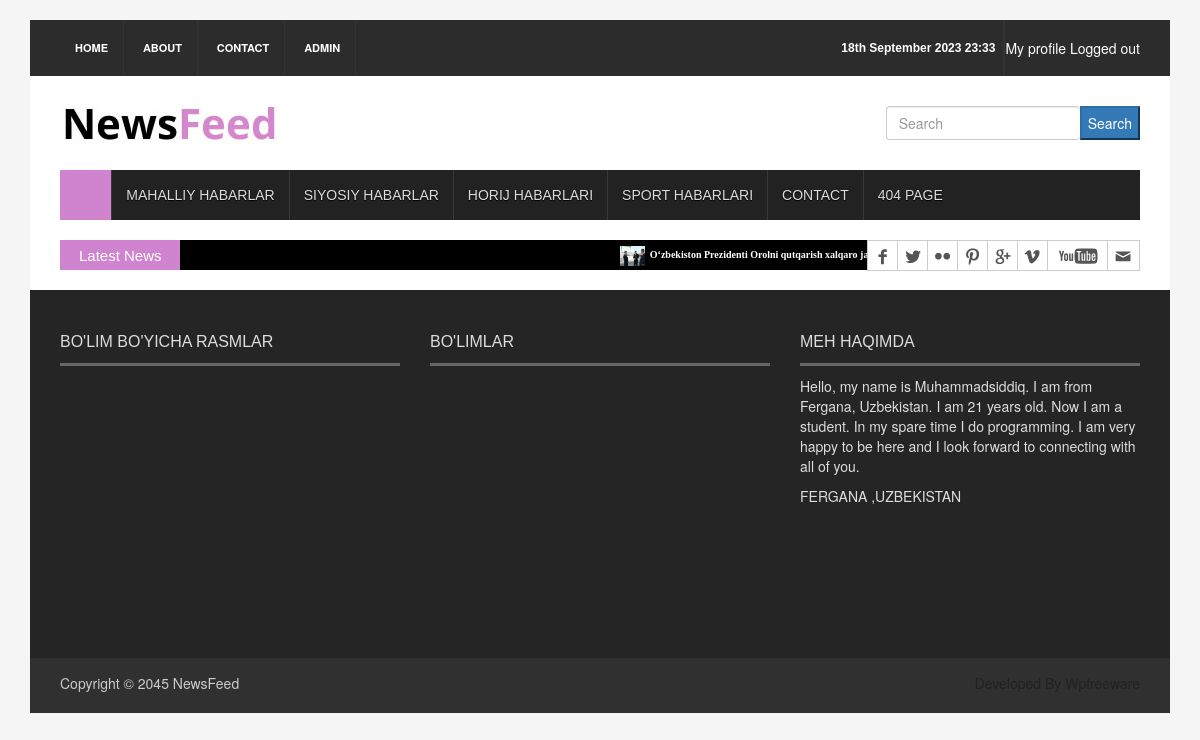
Screenshot of /about/ (signed in) with the database file from the repository.
### news_app/models.py (models this page shows, shortened)
class News(models.Model):
    class Status(models.TextChoices):
        Draft = 'DF', 'Draft'
        Published = 'PB', 'Published'
    title = models.CharField(max_length=250)
    slug = models.CharField(max_length=250)
    body = models.TextField()
    image = models.ImageField(upload_to='images/')
    category = models.ForeignKey(
        Category,
        on_delete=models.CASCADE
    )
    publish_time = models.DateTimeField(default=timezone.now)
    create_time = models.DateTimeField(auto_now_add=True)
    upload_time = models.DateTimeField(auto_now=True)
    status = models.CharField(
        max_length=2,
        choices=Status.choices,
        default=Status.Draft
    )
    views=models.IntegerField(default=0)
    objects = models.Manager()
    published = PublishedManager()
    class Meta:
        ordering = ['-publish_time']

### news_app/views.py (the view)
# urls.py: path('about/', about_view, name='about'),
def about_view(request):
    context = {
    }
    return render(request, 'about.html', context)

### news_app/context_processor.py (called while the page is built)
def context_processor(request):
    last_news = News.published.all().order_by('-publish_time')[:8]
    news_list = News.published.all().order_by('-publish_time')[:5]
    local_news = News.published.all().filter(category__name='Mahalliy')[:18]
    sport = News.published.all().filter(category__name='Sport')[:5]
    siyosat = News.published.all().filter(category__name='Siyosat')[:5]
    xorij = News.published.all().filter(category__name='Xorij')[:5]
    context = {
        'news_list': news_list,
        'local_news': local_news,
        'sport': sport,
        'siyosat': siyosat,
        'xorij': xorij,
        'last_news': last_news
    }
    return context

### news_app/models.py (called while the page is built)
    def get_queryset(self):
        return super().get_queryset().filter(status=News.Status.Published)

### template/about.html (shortened to what this page needs)
{%extends 'base.html'%}

### template/base.html (shortened to what this page needs)
{%load static%}
<!DOCTYPE html>
<html>
<head>
<link rel="stylesheet" type="text/css" href="{%static 'css/bootstrap.min.css'%}">
<link rel="stylesheet" type="text/css" href="{%static 'css/font-awesome.min.css'%}">
<link rel="stylesheet" type="text/css" href="{%static 'css/animate.css'%}">
<link rel="stylesheet" type="text/css" href="{%static 'css/font.css'%}">
<link rel="stylesheet" type="text/css" href="{%static 'css/li-scroller.css'%}">
<link rel="stylesheet" type="text/css" href="{%static 'css/slick.css'%}">
<link rel="stylesheet" type="text/css" href="{%static 'css/jquery.fancybox.css'%}">
<link rel="stylesheet" type="text/css" href="{%static 'css/theme.css'%}">
<link rel="stylesheet" type="text/css" href="{%static 'css/style.css'%}">
</head>
<body>
<div class="container">
  <header id="header">
    <div class="row">
      <div class="col-lg-12 col-md-12 col-sm-12">
        <div class="header_top " style="display: flex; justify-content:space-between;">
          <div class="header_top_left">
            <ul class="top_nav">
              <li><a href="{%url 'index_view'%}">Home</a></li>
              <li><a href="{%url 'about'%}">About</a></li>
              <li><a href="{%url 'contact_view'%}">Contact</a></li>
              {% if user.is_authenticated and user.is_superuser %}
              <li><a href="{%url 'admin_page'%}">Admin</a></li>
              {%endif%}
            </ul>
          </div>
          <div class="header_top_right " style="width:55%; display: flex; justify-content:right; align-items: center;">
            <p >{% now 'jS F Y H:i'%}</p>
            <div class="border " style="border:1px solid #333 ;  height: 100%;"></div>
            <div >
            {%if request.user.is_authenticated%}
            <a  style="color:#fff;" href="{% url 'profile' %}">My profile </a>
            <a  style="color:#fff;" href="{% url 'logout' %}">Logged out </a>
            {%else%}
            <a  style="color:#fff;" href="{% url 'login' %}">Login </a>
            <a  style="color:#fff;" href="{% url 'logout' %}">Logged out </a>
            {%endif%}
            </div>
          </div>
        </div>
      </div>
      <div class="col-lg-12 col-md-12 col-sm-12">
        <div class="header_bottom" style="display: flex; justify-content: space-between; align-items:center;"  >
          <div class="logo_area"><a href="{% url 'index_view'%}" class="logo"><img src="{%static 'images/logo.jpg'%}" alt=""></a></div>
          <form action="{%url 'search_result'%}"method="get">
            <div style="display: flex;">
              <input class="form-control" id="floatingInput" placeholder="Search" name="q" style="border-right:none;">
              <button type="submit" class="btn-primary">Search</button>
            </div>
            </form>
        </div>
      </div>
    </div>
  </header>
  <section id="navArea">
    <nav class="navbar navbar-inverse" role="navigation">
      <div id="navbar" class="navbar-collapse collapse">
        <ul class="nav navbar-nav main_nav">
          <li class="active"><a href="{%url 'index_view'%}"><span class="fa fa-home desktop-home"></span><span class="mobile-show">Home</span></a></li>
          <li><a href="{% url 'local_news'%}">Mahalliy habarlar</a></li>
          <li class="dropdown"> <a href="{%url 'political_news'%}" class="dropdown-toggle" data-toggle="dropdown" role="button" aria-expanded="false">Siyosiy habarlar</a>
          </li>
          <li><a href="{%url 'horij_news'%}">Horij habarlari</a></li>
           <li><a href="{%url 'sport_news'%}">Sport habarlari</a></li>
          <li><a href="{%url 'contact_view'%}">Contact</a></li>
          <li><a href="{% url 'fail'%}">404 Page</a></li>
        </ul>
      </div>
    </nav>
  </section>
  <section id="newsSection">
    <div class="row">
      <div class="col-lg-12 col-md-12">
        <div class="latest_newsarea"> <span>Latest News</span>
          <ul id="ticker01" class="news_sticker">
            {%for news in last_news %}
            <li><a href="#"><img src="{{news.image.url}}" alt="">{{news.title}}</a></li>
            {%endfor%}
          </ul>
          <div class="social_area">
            <ul class="social_nav">
              <li class="facebook"><a href="#"></a></li>
              <li class="twitter"><a href="#"></a></li>
              <li class="flickr"><a href="#"></a></li>
              <li class="pinterest"><a href="#"></a></li>
              <li class="googleplus"><a href="#"></a></li>
              <li class="vimeo"><a href="#"></a></li>
              <li class="youtube"><a href="#"></a></li>
              <li class="mail"><a href="#"></a></li>
            </ul>
          </div>
        </div>
      </div>
    </div>
  </section>
  <footer id="footer">
    <div class="footer_top">
      <div class="row">
        <div class="col-lg-4 col-md-4 col-sm-4">
          <div class="footer_widget wow fadeInLeftBig">
            <h2>Bo'lim bo'yicha rasmlar</h2>
          </div>
        </div>
        <div class="col-lg-4 col-md-4 col-sm-4">
          <div class="footer_widget wow fadeInDown">
            <h2>Bo'limlar</h2>
          </div>
        </div>
        <div class="col-lg-4 col-md-4 col-sm-4">
          <div class="footer_widget wow fadeInRightBig">
            <h2>Meh haqimda</h2>
            <p>Hello, my name is Muhammadsiddiq. I am from Fergana, Uzbekistan. I am 21 years old. Now I am a student. In my spare time I do programming. I am very happy to be here and I look forward to connecting with all of you.</p>
            <address>
            FERGANA ,UZBEKISTAN
            </address>
          </div>
        </div>
      </div>
    </div>
    <div class="footer_bottom">
      <p class="copyright">Copyright &copy; 2045 <a href="index.html">NewsFeed</a></p>
      <p class="developer">Developed By Wpfreeware</p>
    </div>
  </footer>
</div>
</body>
</html>

### static/css/li-scroller.css (style rules this page uses)
ul.newsticker { position:relative; left:750px; font:bold 10px Verdana; list-style-type:none; margin:0; padding:0 }
ul.newsticker li { float:left; margin:0; padding:0 }
ul.newsticker a { white-space:nowrap; padding:0; color:#fff; margin:0 50px 0 0 }
ul.newsticker a > img { height:20px; margin-right:5px; width:25px }

### static/css/theme.css (style rules this page uses)
.navbar-inverse .navbar-nav > .active > a, .navbar-inverse .navbar-nav > .active > a:hover, .navbar-inverse .navbar-nav > .active > a:focus { background-color:#d083cf }
.latest_newsarea span { background:none repeat scroll 0 0 #d083cf }

### rows the page displays
News: image (picture), title "O‘zbekiston Prezidenti Orolni qutqarish xalqaro…"
